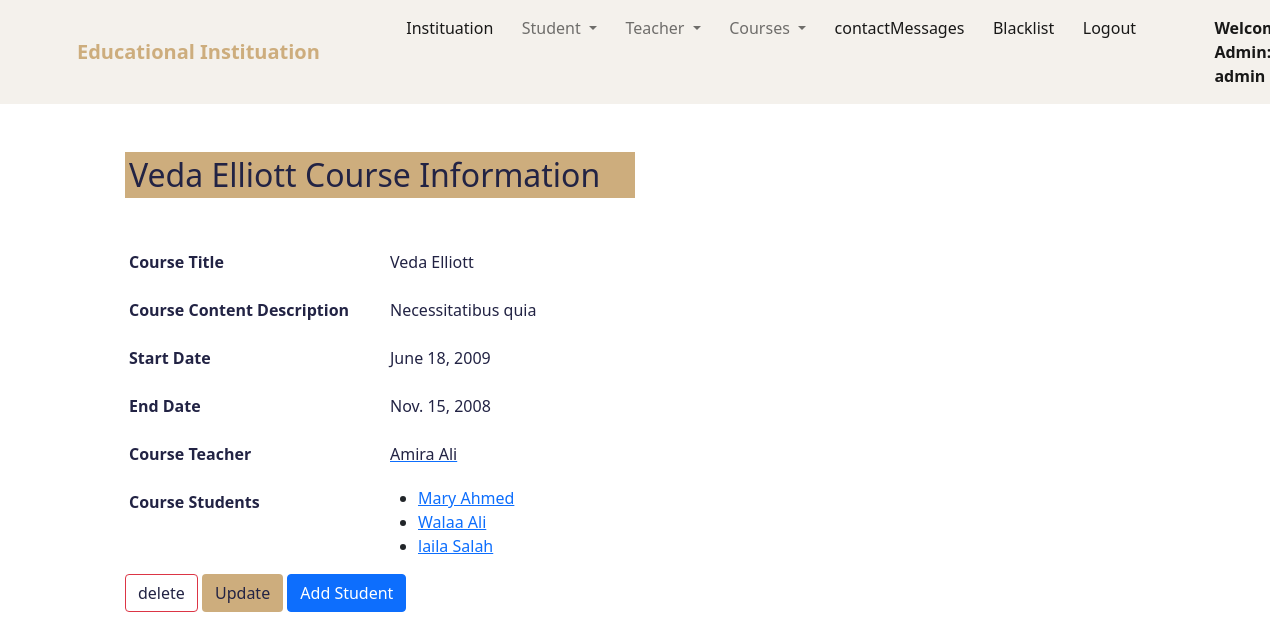
Screenshot of /course/11/ (signed in) with the database file from the repository.
### education/models.py (models this page shows, shortened)
class Course(models.Model):
    name = models.CharField(max_length=100)
    description = models.TextField()
    teacher = models.ForeignKey(Teacher, on_delete=models.CASCADE)
    students = models.ManyToManyField(Student)
    start_date = models.DateField()
    end_date = models.DateField()
    created_at = models.DateTimeField(auto_now_add=True)
    updated_at = models.DateTimeField(auto_now=True)

class Teacher(models.Model):
    user = models.OneToOneField(User, on_delete=models.CASCADE)
    teacher_id = models.IntegerField(null=True, blank=True )
    full_name = models.CharField(max_length=50,null=True, blank=True)
    image = models.ImageField(upload_to="media", blank=True)
    phone = models.CharField(max_length=15 ,null=True , blank=True)
    university = models.CharField(max_length=50 ,null=True , blank=True)
    major = models.CharField(max_length=50 ,null=True , blank=True)

class Student(models.Model):
    user = models.OneToOneField(User, on_delete=models.CASCADE)
    student_id = models.CharField(max_length=20, null=True, blank=True)
    full_name = models.CharField(max_length=50,null=True, blank=True)
    image = models.ImageField(upload_to="media", blank=True,null=True)
    phone = models.CharField(max_length=15 ,null=True, blank=True)
    university = models.CharField(max_length=50,null=True , blank=True)
    major = models.CharField(max_length=50 ,null=True , blank=True)
    address = models.CharField(max_length=100 ,null=True , blank=True)
    date_of_birth = models.DateField(null=True , blank=True)
    GENDER_CHOICES = (('male', 'male'),('female', 'female'), )
    gender = models.CharField(max_length=20,choices= GENDER_CHOICES ,null=True , blank=True)

### education/views.py (the view)
# urls.py: path('course/<int:pk>/', CourseDetailView.as_view(), name='course_detail'),
@method_decorator(user_passes_test(lambda u: u.is_superuser), name='dispatch')
class CourseDetailView(DetailView):
    model = Course
    login_required = True
    template_name = 'education/admin/course_detail.html'
    def get_context_data(self, **kwargs):
        context = super().get_context_data(**kwargs)
        context['now'] = timezone.now()
        return context

### education/templates/education/admin/course_detail.html (shortened to what this page needs)
{% extends 'education/admin/admin_navbar.html' %}
{% load static %}
{% block body %}
<section>
    <div class="container">
        <div class="row p-5 justify-content-center">
            <div class="">
                <h2 class="brown-bg p-1 dark-blue col-md-6 mb-5">{{ object.name}} Course Information</h2>
                <div class="row">
                    <div class="col-md-3">
                        <p class=" p-1 dark-blue fw-bold  hed-color ">Course Title</p>
                    </div>
                    <div class="col-md-8">
                        <p class=" p-1 dark-blue col-md-8">{{ object.name }}</p>
                    </div>
                </div>
                <div class="row">
                    <div class="col-md-3">
                        <p class=" p-1 dark-blue fw-bold  hed-color "> Course Content Description</p>
                    </div>
                    <div class="col-md-8">
                        <p class=" p-1 dark-blue col-md-8">{{object.description}}</p>
                    </div>
                </div>
                <div class="row">
                    <div class="col-md-3">
                        <p class=" p-1 dark-blue fw-bold  hed-color "> Start Date</p>
                    </div>
                    <div class="col-md-8">
                        <p class=" p-1 dark-blue col-md-8">{{ object.start_date }}</p>
                    </div>
                </div>
                <div class="row">
                    <div class="col-md-3">
                        <p class=" p-1 dark-blue fw-bold  hed-color "> End Date</p>
                    </div>
                    <div class="col-md-8">
                        <p class=" p-1 dark-blue col-md-8">{{object.end_date }}</p>
                    </div>
                </div>
                <div class="row">
                    <div class="col-md-3">
                        <p class=" p-1 dark-blue fw-bold  hed-color "> Course Teacher</p>
                    </div>
                    <div class="col-md-8">
                        <a href="{% url 'teacher-detail' object.teacher.id%}">
                            <p class=" p-1 dark-blue col-md-8">{{ object.teacher.full_name }}</p>
                        </a>
                    </div>
                </div>
                <div class="row">
                    <div class="col-md-3">
                        <p class=" p-1 dark-blue fw-bold  hed-color "> Course Students</p>
                    </div>
                    <div class="col-md-8">
                        <ul>
                            {% for student in object.students.all %}
                                <li>
                                    <a href="{% url 'student-detail' student.id %}">
                                            {{ student.full_name }}
                                        </a>
                                </li>
                            {% endfor %}
                        </ul>
                    </div>
                </div>
                <a class="btn btn-outline-danger dark-blue" href="{% url 'course-delete' course.id %}" data-mdb-toggle="tooltip" title="Remove">delete </a>
                    <a class="btn brown-bg dark-blue" href="" role="button">Update</a>
                    <a href="{% url 'add_student_to_course' course.id %}" class="btn btn-primary">Add Student</a>
                </div>
            </div>
        </div>
</section>
{% endblock %}

### education/templates/education/admin/admin_navbar.html (shortened to what this page needs)
<!doctype html>
{% load static %}
<html lang="en">
  <head>
    <link href="https://cdn.jsdelivr.net/npm/bootstrap@5.1.0/dist/css/bootstrap.min.css" rel="stylesheet">
    <link rel="stylesheet" href="https://cdn.datatables.net/1.10.25/css/jquery.dataTables.min.css">
    <link rel="stylesheet" href="https://cdn.datatables.net/buttons/1.7.1/css/buttons.dataTables.min.css">
    <link rel="stylesheet" href="{% static 'landingPage/style.css' %}">
    <link rel="stylesheet" href="https://cdnjs.cloudflare.com/ajax/libs/font-awesome/4.7.0/css/font-awesome.min.css">
  </head>
  <body>
    <nav class="navbar navbar-expand-lg navbar-light bg-light mynav">
        <div class="container">
          <a class="navbar-brand hed-color fw-bold" href="/">Educational Instituation</a>
          <div class="collapse navbar-collapse" id="navbarSupportedContent">
            <ul class="navbar-nav me-auto mb-2 mb-lg-0">
              <li class="nav-item">
                <a class="nav-link active" aria-current="page" href="{% url 'admin-panel' %}">Instituation</a>
              </li>
              <li class="nav-item dropdown">
                <a class="nav-link dropdown-toggle" href="#" id="navbarDropdown" role="button" data-bs-toggle="dropdown" aria-expanded="false">
                  Student
                </a>
              </li>
              <li class="nav-item dropdown">
                <a class="nav-link dropdown-toggle" href="#" id="navbarDropdown" role="button" data-bs-toggle="dropdown" aria-expanded="false">
                  Teacher
                </a>
              </li>
              <li class="nav-item dropdown">
                <a class="nav-link dropdown-toggle" href="#" id="navbarDropdown" role="button" data-bs-toggle="dropdown" aria-expanded="false">
                  Courses
                </a>
              </li>
              <li class="nav-item">
                <a class="nav-link active" aria-current="page" href="{% url 'messages_contact' %}">contactMessages</a>
              </li>
              <li class="nav-item">
                <a class="nav-link active" aria-current="page" href="{% url 'view_blacklist' %}">Blacklist</a>
              </li>
              <li class="nav-item">
                <a class="nav-link active" aria-current="page" href="{% url 'logout' %}">Logout</a>
              </li>
              <li class="nav-item">
                <a style="font-weight:600; font-family:'Segoe UI', Tahoma, Geneva, Verdana, sans-serif;" class="nav-link active" href="#">Welcome Admin: {{request.user}}</a>
              </li>
            </ul>
          </div>
        </div>
      </nav>
      {% block body %}
      {% endblock %}
  </body>
</html>

### landingPage/static/landingPage/style.css (style rules this page uses)
.mynav { background: #F4F1EC!important; }
.hed-color { color: #CDAD7D!important; }
.dark-blue { color: #222344!important; }
.brown-bg { background-color: #CDAD7D !important; }

### rows the page displays
Course: name "Veda Elliott", description "Necessitatibus quia", start_date "June 18, 2009", end_date "Nov. 15, 2008", teacher.full_name "Amira Ali"
Student: full_name "Mary Ahmed"
Student: full_name "Walaa Ali"
Student: full_name "laila Salah"

### other values shown
{{ request.user }} "admin"
